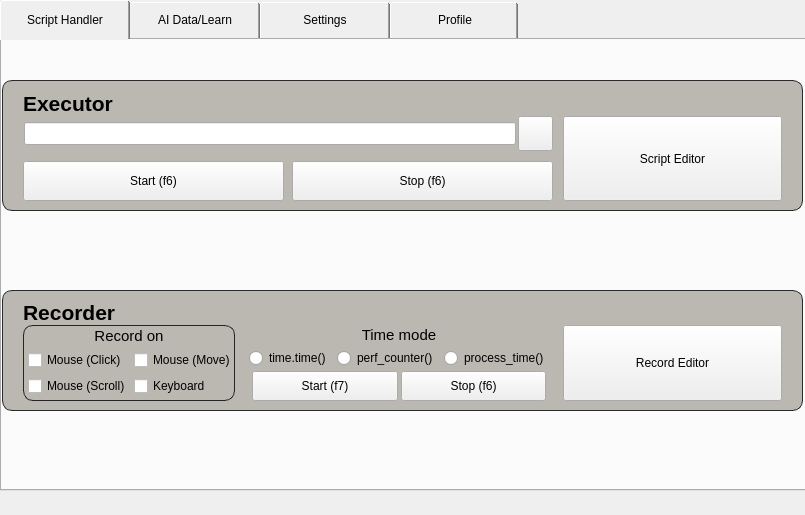
<?xml version="1.0" encoding="UTF-8"?>
<ui version="4.0">
 <class>MainWindow</class>
 <widget class="QMainWindow" name="MainWindow">
  <property name="windowModality">
   <enum>Qt::NonModal</enum>
  </property>
  <property name="enabled">
   <bool>true</bool>
  </property>
  <property name="geometry">
   <rect>
    <x>0</x>
    <y>0</y>
    <width>805</width>
    <height>515</height>
   </rect>
  </property>
  <property name="windowTitle">
   <string>GInput AI</string>
  </property>
  <property name="windowIcon">
   <iconset resource="files_ico.qrc">
    <normaloff>:/ico/ico/mouse_icon-icons.com_60636.ico</normaloff>:/ico/ico/mouse_icon-icons.com_60636.ico</iconset>
  </property>
  <property name="styleSheet">
   <string notr="true"/>
  </property>
  <property name="tabShape">
   <enum>QTabWidget::Rounded</enum>
  </property>
  <property name="dockOptions">
   <set>QMainWindow::AllowTabbedDocks|QMainWindow::AnimatedDocks</set>
  </property>
  <widget class="QWidget" name="centralwidget">
   <widget class="QTabWidget" name="tab_main">
    <property name="geometry">
     <rect>
      <x>0</x>
      <y>0</y>
      <width>881</width>
      <height>491</height>
     </rect>
    </property>
    <property name="styleSheet">
     <string notr="true">QTabBar::tab {
    width: 120px; /* Ширина вкладки */
    height: 30px; /* Высота вкладки */
    padding: 5px; /* Отступы внутри вкладки */
    margin-right: 0px; /* Отступ справа между вкладками */
}
QTabBar::tab {
    flex: 1;
    align-self: center;
}
</string>
    </property>
    <property name="currentIndex">
     <number>0</number>
    </property>
    <widget class="QWidget" name="tab1">
     <attribute name="title">
      <string>Script Handler</string>
     </attribute>
     <widget class="QFrame" name="sh_ex">
      <property name="geometry">
       <rect>
        <x>0</x>
        <y>40</y>
        <width>801</width>
        <height>131</height>
       </rect>
      </property>
      <property name="styleSheet">
       <string notr="true">QFrame#sh_ex {
   background-color: rgb(186, 184, 177);
   border: 1px solid rgba(0, 0, 0, 0.8); border-radius: 10px;
}</string>
      </property>
      <layout class="QVBoxLayout" name="verticalLayout_3">
       <property name="spacing">
        <number>0</number>
       </property>
       <property name="leftMargin">
        <number>20</number>
       </property>
       <property name="topMargin">
        <number>10</number>
       </property>
       <property name="rightMargin">
        <number>20</number>
       </property>
       <item>
        <widget class="QLabel" name="label">
         <property name="maximumSize">
          <size>
           <width>16777215</width>
           <height>25</height>
          </size>
         </property>
         <property name="layoutDirection">
          <enum>Qt::LeftToRight</enum>
         </property>
         <property name="styleSheet">
          <string notr="true">QLabel {
    font-size: 21px;
    font-weight: bold;
    font-family: &quot;Noto Sans&quot;;
	qproperty-alignment: 'Qt::AlignBottom | Qt::AlignHCenter';
}</string>
         </property>
         <property name="text">
          <string>Executor</string>
         </property>
        </widget>
       </item>
       <item>
        <layout class="QHBoxLayout" name="horizontalLayout_3" stretch="100,45">
         <property name="spacing">
          <number>10</number>
         </property>
         <property name="leftMargin">
          <number>0</number>
         </property>
         <property name="rightMargin">
          <number>0</number>
         </property>
         <item>
          <layout class="QVBoxLayout" name="verticalLayout_2">
           <item>
            <layout class="QHBoxLayout" name="horizontalLayout" stretch="20,0">
             <property name="spacing">
              <number>2</number>
             </property>
             <property name="leftMargin">
              <number>1</number>
             </property>
             <item>
              <widget class="QLineEdit" name="sh_ex_line_filepath">
               <property name="maximumSize">
                <size>
                 <width>16777215</width>
                 <height>23</height>
                </size>
               </property>
              </widget>
             </item>
             <item>
              <widget class="QPushButton" name="sh_ex_filepath">
               <property name="maximumSize">
                <size>
                 <width>35</width>
                 <height>35</height>
                </size>
               </property>
               <property name="text">
                <string/>
               </property>
               <property name="icon">
                <iconset resource="files_ico.qrc">
                 <normaloff>:/ico/ico/folder_open_FILL0_wght400_GRAD0_opsz24.ico</normaloff>:/ico/ico/folder_open_FILL0_wght400_GRAD0_opsz24.ico</iconset>
               </property>
              </widget>
             </item>
            </layout>
           </item>
           <item>
            <layout class="QHBoxLayout" name="horizontalLayout_2">
             <property name="spacing">
              <number>8</number>
             </property>
             <item>
              <widget class="QPushButton" name="sh_ex_start">
               <property name="maximumSize">
                <size>
                 <width>16777215</width>
                 <height>40</height>
                </size>
               </property>
               <property name="text">
                <string>Start (f6)</string>
               </property>
              </widget>
             </item>
             <item>
              <widget class="QPushButton" name="sh_ex_stop">
               <property name="maximumSize">
                <size>
                 <width>16777215</width>
                 <height>40</height>
                </size>
               </property>
               <property name="text">
                <string>Stop (f6)</string>
               </property>
              </widget>
             </item>
            </layout>
           </item>
          </layout>
         </item>
         <item>
          <widget class="QPushButton" name="sh_ex_scripteditor">
           <property name="maximumSize">
            <size>
             <width>219</width>
             <height>85</height>
            </size>
           </property>
           <property name="whatsThis">
            <string>&lt;html&gt;&lt;head/&gt;&lt;body&gt;&lt;p&gt;&lt;br/&gt;&lt;/p&gt;&lt;/body&gt;&lt;/html&gt;</string>
           </property>
           <property name="styleSheet">
            <string notr="true"/>
           </property>
           <property name="text">
            <string>Script Editor</string>
           </property>
          </widget>
         </item>
        </layout>
       </item>
      </layout>
     </widget>
     <widget class="QFrame" name="sh_rec">
      <property name="geometry">
       <rect>
        <x>0</x>
        <y>250</y>
        <width>801</width>
        <height>121</height>
       </rect>
      </property>
      <property name="styleSheet">
       <string notr="true">QFrame#sh_rec {
   background-color: rgb(186, 184, 177);
   border: 1px solid rgba(0, 0, 0, 0.8); border-radius: 10px;
}</string>
      </property>
      <layout class="QVBoxLayout" name="verticalLayout_5">
       <property name="spacing">
        <number>0</number>
       </property>
       <property name="leftMargin">
        <number>20</number>
       </property>
       <property name="rightMargin">
        <number>20</number>
       </property>
       <item>
        <widget class="QLabel" name="label_5">
         <property name="maximumSize">
          <size>
           <width>16777215</width>
           <height>25</height>
          </size>
         </property>
         <property name="layoutDirection">
          <enum>Qt::LeftToRight</enum>
         </property>
         <property name="styleSheet">
          <string notr="true">QLabel {
    font-size: 21px;
    font-weight: bold;
    font-family: &quot;Noto Sans&quot;;
	qproperty-alignment: 'Qt::AlignBottom | Qt::AlignHCenter';
}</string>
         </property>
         <property name="text">
          <string>Recorder</string>
         </property>
        </widget>
       </item>
       <item>
        <layout class="QHBoxLayout" name="horizontalLayout_7" stretch="700,1000,800">
         <property name="spacing">
          <number>12</number>
         </property>
         <property name="leftMargin">
          <number>0</number>
         </property>
         <property name="rightMargin">
          <number>0</number>
         </property>
         <item>
          <widget class="QFrame" name="frame_recon">
           <property name="sizePolicy">
            <sizepolicy hsizetype="Preferred" vsizetype="Preferred">
             <horstretch>0</horstretch>
             <verstretch>0</verstretch>
            </sizepolicy>
           </property>
           <property name="minimumSize">
            <size>
             <width>0</width>
             <height>0</height>
            </size>
           </property>
           <property name="styleSheet">
            <string notr="true">QFrame#frame_recon {
   background-color: rgb(186, 184, 177);
   border: 1px solid rgba(0, 0, 0, 0.8); border-radius: 10px;
}</string>
           </property>
           <property name="frameShape">
            <enum>QFrame::StyledPanel</enum>
           </property>
           <property name="frameShadow">
            <enum>QFrame::Raised</enum>
           </property>
           <widget class="QWidget" name="layoutWidget_2">
            <property name="geometry">
             <rect>
              <x>0</x>
              <y>0</y>
              <width>212</width>
              <height>22</height>
             </rect>
            </property>
            <layout class="QVBoxLayout" name="verticalLayout_14">
             <property name="spacing">
              <number>0</number>
             </property>
             <item>
              <widget class="QLabel" name="label_9">
               <property name="maximumSize">
                <size>
                 <width>16777215</width>
                 <height>20</height>
                </size>
               </property>
               <property name="layoutDirection">
                <enum>Qt::LeftToRight</enum>
               </property>
               <property name="styleSheet">
                <string notr="true">QLabel {
    font-size: 15px;
    font-family: &quot;Noto Sans&quot;;
	qproperty-alignment: 'Qt::AlignVCenter | Qt::AlignHCenter';
}</string>
               </property>
               <property name="text">
                <string>Record on</string>
               </property>
               <property name="alignment">
                <set>Qt::AlignCenter</set>
               </property>
              </widget>
             </item>
            </layout>
           </widget>
           <widget class="QWidget" name="">
            <property name="geometry">
             <rect>
              <x>0</x>
              <y>20</y>
              <width>211</width>
              <height>61</height>
             </rect>
            </property>
            <layout class="QFormLayout" name="formLayout_2">
             <property name="horizontalSpacing">
              <number>3</number>
             </property>
             <property name="verticalSpacing">
              <number>6</number>
             </property>
             <property name="leftMargin">
              <number>5</number>
             </property>
             <property name="topMargin">
              <number>5</number>
             </property>
             <item row="0" column="0">
              <widget class="QCheckBox" name="sh_rec_onmouseclick_2">
               <property name="text">
                <string>Mouse (Click)</string>
               </property>
              </widget>
             </item>
             <item row="0" column="1">
              <widget class="QCheckBox" name="sh_rec_onmousemove_2">
               <property name="text">
                <string>Mouse (Move)</string>
               </property>
              </widget>
             </item>
             <item row="1" column="0">
              <widget class="QCheckBox" name="sh_rec_onmousescroll_2">
               <property name="text">
                <string>Mouse (Scroll)</string>
               </property>
              </widget>
             </item>
             <item row="1" column="1">
              <widget class="QCheckBox" name="sh_rec_onkeyboard_2">
               <property name="text">
                <string>Keyboard</string>
               </property>
              </widget>
             </item>
            </layout>
           </widget>
          </widget>
         </item>
         <item>
          <layout class="QVBoxLayout" name="verticalLayout_17">
           <property name="spacing">
            <number>3</number>
           </property>
           <item>
            <widget class="QLabel" name="label_7">
             <property name="maximumSize">
              <size>
               <width>16777215</width>
               <height>20</height>
              </size>
             </property>
             <property name="layoutDirection">
              <enum>Qt::LeftToRight</enum>
             </property>
             <property name="styleSheet">
              <string notr="true">QLabel {
    font-size: 15px;
    font-family: &quot;Noto Sans&quot;;
	qproperty-alignment: 'Qt::AlignVCenter | Qt::AlignHCenter';
}</string>
             </property>
             <property name="text">
              <string>Time mode</string>
             </property>
             <property name="alignment">
              <set>Qt::AlignCenter</set>
             </property>
            </widget>
           </item>
           <item>
            <layout class="QHBoxLayout" name="horizontalLayout_4" stretch="0,0,0,0,0">
             <property name="spacing">
              <number>6</number>
             </property>
             <property name="leftMargin">
              <number>0</number>
             </property>
             <property name="rightMargin">
              <number>0</number>
             </property>
             <item>
              <spacer name="horizontalSpacer_11">
               <property name="orientation">
                <enum>Qt::Horizontal</enum>
               </property>
               <property name="sizeHint" stdset="0">
                <size>
                 <width>40</width>
                 <height>20</height>
                </size>
               </property>
              </spacer>
             </item>
             <item>
              <widget class="QRadioButton" name="sh_rec_ontimetime">
               <property name="text">
                <string>time.time()</string>
               </property>
              </widget>
             </item>
             <item>
              <widget class="QRadioButton" name="sh_rec_onperfcounter">
               <property name="text">
                <string>perf_counter()</string>
               </property>
              </widget>
             </item>
             <item>
              <widget class="QRadioButton" name="sh_rec_onprocesstime">
               <property name="text">
                <string>process_time()</string>
               </property>
              </widget>
             </item>
             <item>
              <spacer name="horizontalSpacer_2">
               <property name="orientation">
                <enum>Qt::Horizontal</enum>
               </property>
               <property name="sizeHint" stdset="0">
                <size>
                 <width>40</width>
                 <height>20</height>
                </size>
               </property>
              </spacer>
             </item>
            </layout>
           </item>
           <item>
            <layout class="QHBoxLayout" name="horizontalLayout_10">
             <property name="leftMargin">
              <number>5</number>
             </property>
             <property name="rightMargin">
              <number>5</number>
             </property>
             <item>
              <widget class="QPushButton" name="sh_rec_start">
               <property name="minimumSize">
                <size>
                 <width>0</width>
                 <height>0</height>
                </size>
               </property>
               <property name="maximumSize">
                <size>
                 <width>16777215</width>
                 <height>30</height>
                </size>
               </property>
               <property name="text">
                <string>Start (f7)</string>
               </property>
              </widget>
             </item>
             <item>
              <widget class="QPushButton" name="sh_rec_stop">
               <property name="minimumSize">
                <size>
                 <width>0</width>
                 <height>0</height>
                </size>
               </property>
               <property name="maximumSize">
                <size>
                 <width>16777215</width>
                 <height>30</height>
                </size>
               </property>
               <property name="text">
                <string>Stop (f6)</string>
               </property>
              </widget>
             </item>
            </layout>
           </item>
          </layout>
         </item>
         <item>
          <widget class="QPushButton" name="sh_rec_recordeditor">
           <property name="maximumSize">
            <size>
             <width>219</width>
             <height>85</height>
            </size>
           </property>
           <property name="text">
            <string>Record Editor</string>
           </property>
          </widget>
         </item>
        </layout>
       </item>
      </layout>
     </widget>
    </widget>
    <widget class="QWidget" name="tab4">
     <attribute name="title">
      <string>AI Data/Learn</string>
     </attribute>
    </widget>
    <widget class="QWidget" name="tab3">
     <attribute name="title">
      <string>Settings</string>
     </attribute>
    </widget>
    <widget class="QWidget" name="tab5">
     <attribute name="title">
      <string>Profile</string>
     </attribute>
    </widget>
   </widget>
  </widget>
 </widget>
 <resources>
  <include location="files_ico.qrc"/>
 </resources>
 <connections/>
</ui>
